Frame 1 (no input): blank canvas, image omitted
Frame 60 (the mouse pressed at the canvas centre just before this capture): blank canvas, image omitted
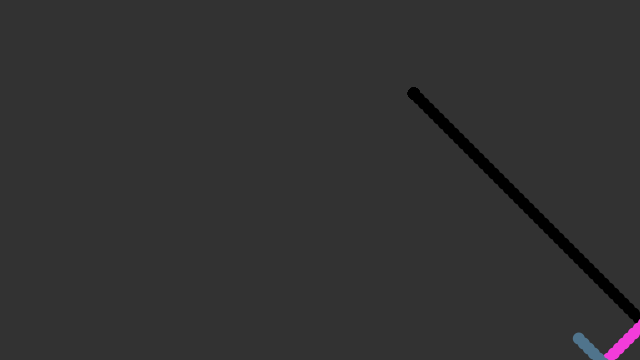
Frame 120 (the mouse held since frame 60 and released just before this capture)

The Processing sketch whose frames 1 and 60 were blank and that drew this single picture after the mouse press (run headless with seeded random() and noise(); from frame 60 on, the mouse is pressed at the canvas centre):

// Processing sketch: BOUCING_BALL
// ── BOUCING_BALL.pde
float circleX;
float circleY;
float xspeed = 5;
float yspeed = 5;
float changeColorRed = 0;
float changeColorGreen = 0;
float changeColorBlue = 0;
boolean going = false;

void setup() {
  size(640, 360);
  circleX = random(width);
  circleY = random(height);
  background(50);
}

void draw() {
  //background(50);
  fill(changeColorRed, changeColorGreen, changeColorBlue);
  //stroke(255, 255, 255);
  noStroke();
  //strokeWeight(4);
  ellipse(circleX, circleY, 12, 12);
if (going) {
  circleX = circleX + xspeed;
  circleY = circleY + yspeed;
}

  if (circleX > width || circleX < 0) {
    xspeed = xspeed * -1;
    changeColorRed = random(0,255);
    changeColorGreen = random(0,255);
    changeColorBlue = random(0,255);
  }

  if (circleY > height || circleY < 0) {
    yspeed = yspeed * -1;
    changeColorRed = random(0,255);
    changeColorGreen = random(0,255);
    changeColorBlue = random(0,255);
  }
}

void mousePressed() {
 going = !going;
}
